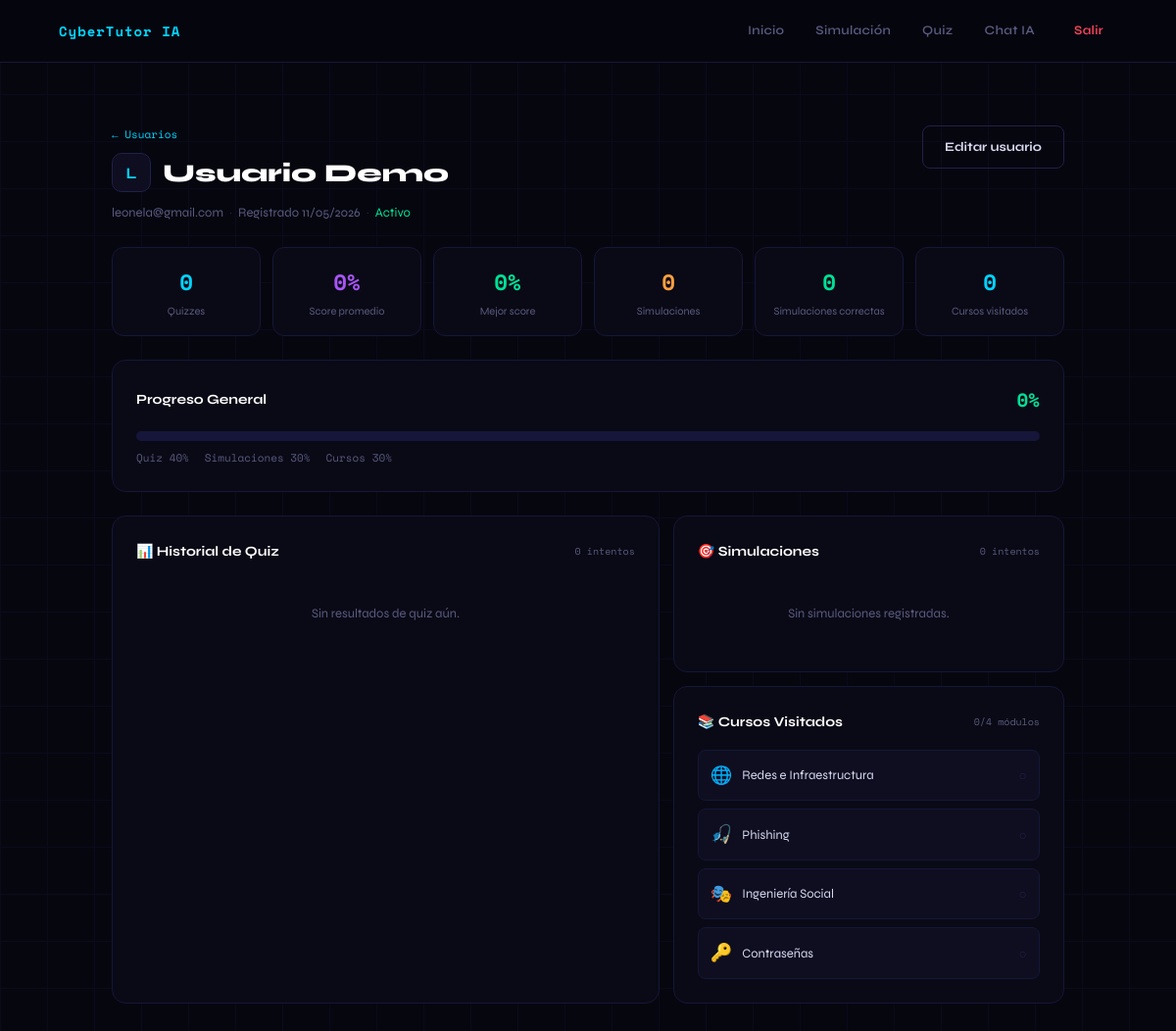
The page /admin/users/2/progress (signed in) on the database its author committed.
### app/models/user.py (models this page shows, shortened)
class User(db.Model, UserMixin):
    __tablename__ = 'user'
    id           = db.Column(db.Integer, primary_key=True)
    email        = db.Column(db.String(100), unique=True, nullable=False)
    password     = db.Column(db.String(255), nullable=False)
    name         = db.Column(db.String(100), default='')
    is_admin     = db.Column(db.Boolean, default=False)
    is_active    = db.Column(db.Boolean, default=True)
    created_at   = db.Column(db.DateTime, default=datetime.utcnow)
    last_login   = db.Column(db.DateTime, nullable=True)
    quiz_results       = db.relationship('QuizResult',       backref='user', lazy=True, cascade='all, delete-orphan')
    simulation_results = db.relationship('SimulationResult', backref='user', lazy=True, cascade='all, delete-orphan')
    course_visits      = db.relationship('CourseVisit',      backref='user', lazy=True, cascade='all, delete-orphan')
    @property
    def quiz_count(self):
        return len(self.quiz_results)
    @property
    def avg_quiz_score(self):
        if not self.quiz_results:
            return 0
        return round(sum(r.score for r in self.quiz_results) / len(self.quiz_results))
    @property
    def best_quiz_score(self):
        if not self.quiz_results:
            return 0
        return max(r.score for r in self.quiz_results)
    @property
    def simulation_count(self):
        return len(self.simulation_results)
    @property
    def simulation_correct(self):
        return sum(1 for r in self.simulation_results if r.is_correct)
    @property
    def courses_visited(self):
        return len(set(v.course_id for v in self.course_visits))
    @property
    def overall_progress(self):
        quiz_score   = self.avg_quiz_score * 0.4          # 40%
        sim_score    = (self.simulation_correct / max(self.simulation_count, 1)) * 100 * 0.3  # 30%
        course_score = min(self.courses_visited / 4, 1) * 100 * 0.3   # 30% (4 cursos total)
        return round(quiz_score + sim_score + course_score)

### app/routes/admin.py (the view)
@admin.route('/users/<int:user_id>/progress')
@login_required
@admin_required
def user_progress(user_id):
    user = User.query.get_or_404(user_id)
    quiz_results = QuizResult.query.filter_by(user_id=user_id)\
                    .order_by(QuizResult.created_at.desc()).all()
    sim_results = SimulationResult.query.filter_by(user_id=user_id)\
                    .order_by(SimulationResult.created_at.desc()).all()
    course_visits = CourseVisit.query.filter_by(user_id=user_id)\
                    .order_by(CourseVisit.visited_at.desc()).all()
    quiz_history = [
        {'date': r.created_at.strftime('%d/%m'), 'score': r.score}
        for r in reversed(quiz_results[:10])
    ]
    return render_template('admin/user_progress.html',
        user=user,
        quiz_results=quiz_results,
        sim_results=sim_results,
        course_visits=course_visits,
        quiz_history=quiz_history,
    )

### app/routes/admin.py (called while the page is built)
def admin_required(f):
    @wraps(f)
    def decorated(*args, **kwargs):
        if not current_user.is_authenticated or not current_user.is_admin:
            flash('Acceso restringido al panel de administrador.', 'error')
            return redirect(url_for('main.home'))
        return f(*args, **kwargs)
    return decorated

### app/templates/admin/user_progress.html (shortened to what this page needs)
{% extends "base.html" %}
{% block content %}
<div class="adm-page">
  <div class="adm-header">
    <div>
      <div class="adm-eyebrow">
        <a href="{{ url_for('admin.users') }}" class="adm-back">← Usuarios</a>
      </div>
      <h1 class="adm-title">
        <div class="user-avatar-lg">{{ user.email[0].upper() }}</div>
        {{ user.name or user.email }}
      </h1>
      <div class="user-meta">
        <span>{{ user.email }}</span>
        <span class="dot">·</span>
        <span>Registrado {{ user.created_at.strftime('%d/%m/%Y') }}</span>
        <span class="dot">·</span>
        <span class="{% if user.is_active %}text-safe{% else %}text-danger{% endif %}">
          {{ 'Activo' if user.is_active else 'Inactivo' }}
        </span>
      </div>
    </div>
    <a href="{{ url_for('admin.edit_user', user_id=user.id) }}" class="btn-adm-secondary">Editar usuario</a>
  </div>
  <div class="prog-kpi-grid">
    <div class="prog-kpi">
      <div class="pk-num pk-blue">{{ user.quiz_count }}</div>
      <div class="pk-label">Quizzes</div>
    </div>
    <div class="prog-kpi">
      <div class="pk-num pk-purple">{{ user.avg_quiz_score }}%</div>
      <div class="pk-label">Score promedio</div>
    </div>
    <div class="prog-kpi">
      <div class="pk-num pk-green">{{ user.best_quiz_score }}%</div>
      <div class="pk-label">Mejor score</div>
    </div>
    <div class="prog-kpi">
      <div class="pk-num pk-orange">{{ user.simulation_count }}</div>
      <div class="pk-label">Simulaciones</div>
    </div>
    <div class="prog-kpi">
      <div class="pk-num pk-green">{{ user.simulation_correct }}</div>
      <div class="pk-label">Simulaciones correctas</div>
    </div>
    <div class="prog-kpi">
      <div class="pk-num pk-blue">{{ user.courses_visited }}</div>
      <div class="pk-label">Cursos visitados</div>
    </div>
  </div>
  <div class="adm-card" style="margin-bottom:1.5rem;">
    <div class="adm-card-header">
      <span class="adm-card-title">Progreso General</span>
      <span class="prog-pct">{{ user.overall_progress }}%</span>
    </div>
    <div class="prog-bar-outer">
    </div>
    <div class="prog-legend">
      <span>Quiz 40%</span>
      <span>Simulaciones 30%</span>
      <span>Cursos 30%</span>
    </div>
  </div>
  <div class="adm-row-2">
    <div class="adm-card">
      <div class="adm-card-header">
        <span class="adm-card-title">📊 Historial de Quiz</span>
        <span class="adm-card-sub">{{ quiz_results | length }} intentos</span>
      </div>
      {% if quiz_results %}
      <div class="mini-chart">
        {% for r in quiz_results[-10:] | reverse %}
        <div class="mc-bar-wrap" title="{{ r.score }}% — {{ r.created_at.strftime('%d/%m') }}">
          <div class="mc-bar {% if r.score >= 90 %}mc-green{% elif r.score >= 70 %}mc-blue{% elif r.score >= 50 %}mc-yellow{% else %}mc-red{% endif %}"
               style="height: {{ r.score }}%">
          </div>
          <div class="mc-label">{{ r.created_at.strftime('%d/%m') }}</div>
        </div>
        {% endfor %}
      </div>
      <div class="adm-table-wrap" style="margin-top:1.25rem;">
        <table class="adm-table">
          <thead><tr><th>Fecha</th><th>Score</th><th>Correctas</th><th>Nivel</th></tr></thead>
          <tbody>
            {% for r in quiz_results %}
            <tr>
              <td class="td-muted td-mono">{{ r.created_at.strftime('%d/%m/%Y %H:%M') }}</td>
              <td>
                <span class="score-pill {% if r.score >= 90 %}pill-green{% elif r.score >= 70 %}pill-blue{% elif r.score >= 50 %}pill-yellow{% else %}pill-red{% endif %}">
                  {{ r.score }}%
                </span>
              </td>
              <td class="td-muted td-mono">{{ r.correct }}/{{ r.total }}</td>
              <td class="td-muted">
                {% if r.score >= 90 %}Experto
                {% elif r.score >= 70 %}Avanzado
                {% elif r.score >= 50 %}Intermedio
                {% else %}Principiante{% endif %}
              </td>
            </tr>
            {% endfor %}
          </tbody>
        </table>
      </div>
      {% else %}
      <p class="adm-empty">Sin resultados de quiz aún.</p>
      {% endif %}
    </div>
    <div style="display:flex; flex-direction:column; gap:14px;">
      <div class="adm-card">
        <div class="adm-card-header">
          <span class="adm-card-title">🎯 Simulaciones</span>
          <span class="adm-card-sub">{{ sim_results | length }} intentos</span>
        </div>
        {% if sim_results %}
        <div class="adm-table-wrap">
          <table class="adm-table">
            <thead><tr><th>Fecha</th><th>Escenario</th><th>Acción</th><th>Resultado</th><th>Puntos</th></tr></thead>
            <tbody>
              {% for r in sim_results %}
              <tr>
                <td class="td-muted td-mono" style="white-space:nowrap;">{{ r.created_at.strftime('%d/%m %H:%M') }}</td>
                <td class="td-muted td-mono">{{ r.scenario_id }}</td>
                <td class="td-muted">{{ r.action_taken }}</td>
                <td>
                  <span class="status-pill {% if r.is_correct %}status-active{% else %}status-inactive{% endif %}">
                    {{ '✓ Correcto' if r.is_correct else '✗ Incorrecto' }}
                  </span>
                </td>
                <td class="td-mono {% if r.points >= 75 %}text-safe{% elif r.points >= 25 %}text-warn{% else %}text-danger{% endif %}">
                  {{ r.points }}
                </td>
              </tr>
              {% endfor %}
            </tbody>
          </table>
        </div>
        {% else %}
        <p class="adm-empty">Sin simulaciones registradas.</p>
        {% endif %}
      </div>
      <div class="adm-card">
        <div class="adm-card-header">
          <span class="adm-card-title">📚 Cursos Visitados</span>
          <span class="adm-card-sub">{{ user.courses_visited }}/4 módulos</span>
        </div>
        {% set all_courses = [
          ('redes', 'Redes e Infraestructura', '🌐'),
          ('phishing', 'Phishing', '🎣'),
          ('ingenieria', 'Ingeniería Social', '🎭'),
          ('contrasena', 'Contraseñas', '🔑'),
        ] %}
        {% set visited_ids = course_visits | map(attribute='course_id') | list %}
        <div class="course-check-list">
          {% for cid, cname, icon in all_courses %}
          <div class="cc-item {% if cid in visited_ids %}cc-done{% endif %}">
            <span class="cc-icon">{{ icon }}</span>
            <span class="cc-name">{{ cname }}</span>
            <span class="cc-status">{{ '✓' if cid in visited_ids else '○' }}</span>
          </div>
          {% endfor %}
        </div>
      </div>
    </div>
  </div>
</div>
{% endblock %}

### app/static/css/style.css (style rules this page uses)
:root { --bg: #06060f; --bg2: #0a0a16; --bg3: #0e0e20; --surface: #12122a; --border: #16163a; --border2: #20204a; --accent: #4f6ef7; --accent2: #00d4ff; --danger: #ff4560; --warning: #ffa040; --safe: #00e096; --yellow: #ffcc44; --text: #d8d8f0; --muted: #5a5a80; --mono: 'Space Mono', monospace; --sans: 'Syne', sans-serif; --radius: 12px; --radius-lg: 16px; }
*, *::before, *::after { box-sizing: border-box; margin: 0; padding: 0; }
html { scroll-behavior: smooth; }
body { background: var(--bg); color: var(--text); font-family: var(--sans); font-size: 16px; line-height: 1.7; min-height: 100vh; overflow-x: hidden; }
body::before { content: ''; position: fixed; inset: 0; background-image: linear-gradient(var(--border) 1px, transparent 1px), linear-gradient(90deg, var(--border) 1px, transparent 1px); background-size: 48px 48px; opacity: 0.3; pointer-events: none; z-index: 0; }

### app/templates/admin/user_progress.html (style rules this page uses)
:root { --bg:#06060f; --bg2:#0a0a16; --bg3:#0e0e20; --border:#16163a; --border2:#20204a; --accent:#4f6ef7; --accent2:#00d4ff; --danger:#ff4560; --warning:#ffa040; --safe:#00e096; --yellow:#ffcc44; --text:#d8d8f0; --muted:#5a5a80; --mono:'Space Mono',monospace; --sans:'Syne',sans-serif; }
.adm-page { padding:2rem 5%; max-width:1200px; margin:0 auto; position:relative; z-index:1; }
.adm-header { display:flex; justify-content:space-between; align-items:flex-start; margin-bottom:1.5rem; flex-wrap:wrap; gap:1rem; }
.adm-eyebrow { font-family:var(--mono); font-size:11px; color:var(--muted); margin-bottom:8px; }
.adm-back { color:var(--accent2); text-decoration:none; }
.adm-title { font-size:1.6rem; font-weight:800; color:#fff; display:flex; align-items:center; gap:12px; }
.user-avatar-lg { width:40px; height:40px; border-radius:10px; background:var(--bg3); border:1px solid var(--border2); display:flex; align-items:center; justify-content:center; font-weight:700; font-size:16px; color:var(--accent2); flex-shrink:0; }
.user-meta { font-size:13px; color:var(--muted); margin-top:8px; display:flex; gap:6px; flex-wrap:wrap; }
.dot { color:var(--border2); }
.text-safe { color:var(--safe); }
.btn-adm-secondary { padding:10px 22px; background:transparent; color:var(--text); border:1.5px solid var(--border2); border-radius:8px; font-size:13px; font-weight:700; cursor:pointer; text-decoration:none; font-family:var(--sans); }
.prog-kpi-grid { display:grid; grid-template-columns:repeat(6,1fr); gap:12px; margin-bottom:1.5rem; }
.prog-kpi { background:var(--bg2); border:1px solid var(--border); border-radius:12px; padding:1rem; text-align:center; }
.pk-num { font-family:var(--mono); font-size:1.4rem; font-weight:700; margin-bottom:4px; }
.pk-blue { color:var(--accent2); }
.pk-purple { color:#a855f7; }
.pk-green { color:var(--safe); }
.pk-orange { color:var(--warning); }
.pk-label { font-size:11px; color:var(--muted); line-height:1.3; }
.adm-card { background:var(--bg2); border:1px solid var(--border); border-radius:14px; padding:1.5rem; }
.adm-card-header { display:flex; justify-content:space-between; align-items:center; margin-bottom:1rem; }
.adm-card-title { font-size:14px; font-weight:700; color:#fff; }
.adm-card-sub { font-family:var(--mono); font-size:10px; color:var(--muted); }
.prog-pct { font-family:var(--mono); font-size:1.2rem; font-weight:700; color:var(--safe); }
.prog-bar-outer { height:10px; background:var(--border); border-radius:5px; overflow:hidden; margin-bottom:8px; }
.prog-legend { display:flex; gap:1rem; font-size:11px; color:var(--muted); font-family:var(--mono); }
.adm-row-2 { display:grid; grid-template-columns:1.4fr 1fr; gap:14px; }
.course-check-list { display:flex; flex-direction:column; gap:8px; }
.cc-item { display:flex; align-items:center; gap:10px; padding:10px 12px; border-radius:8px; border:1px solid var(--border); background:var(--bg3); }
.cc-icon { font-size:18px; }
.cc-name { flex:1; font-size:13px; color:var(--text); }
.cc-status { font-family:var(--mono); font-size:14px; }
.cc-item:not(.cc-done) .cc-status { color:var(--border2); }
.adm-empty { font-size:13px; color:var(--muted); text-align:center; padding:1.5rem; }

### rows shown on the page
User: email "L", name "Usuario Demo", email "leonela@gmail.com", created_at "11/05/2026", is_active "Activo"

### other values the page prints
{{ user.quiz_count }} "0"
{{ user.avg_quiz_score }} "0"
{{ user.best_quiz_score }} "0"
{{ user.simulation_count }} "0"
{{ user.simulation_correct }} "0"
{{ user.courses_visited }} "0"
{{ user.overall_progress }} "0"
{{ quiz_results | length }} "0"
{{ sim_results | length }} "0"
{{ icon }} "🌐" "🎣" "🎭" "🔑"
{{ cname }} "Redes e Infraestructura" "Phishing" "Ingeniería Social" "Contraseñas"
